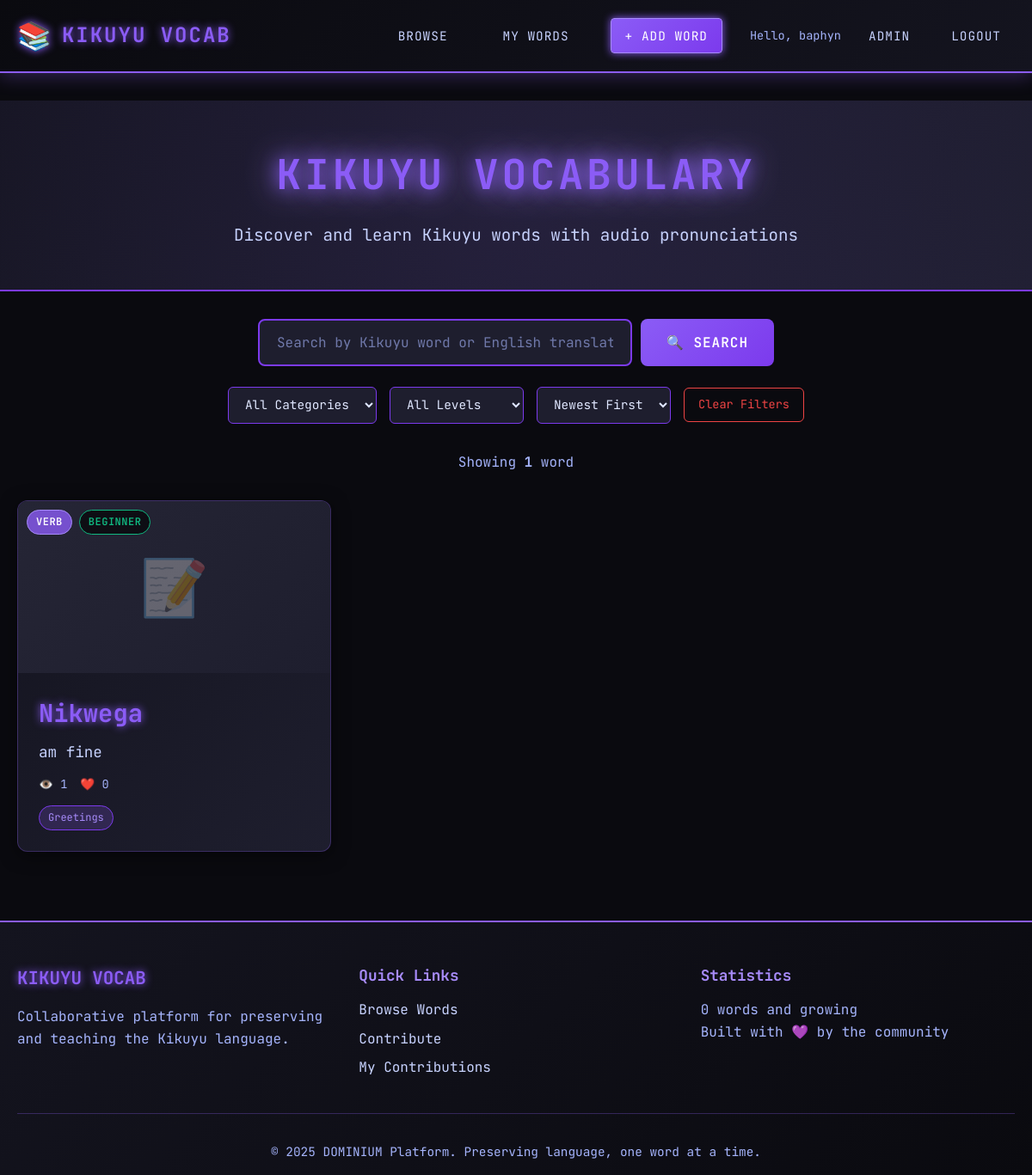
The page /vocab/category/verb/ (signed in) on the database its author committed.
### vocab/models.py (models this page shows, shortened)
class Vocab(models.Model):
    LANGUAGE_CHOICES = [
        ('kikuyu', 'Kikuyu'),
        ('english', 'English'),
        ('swahili', 'Swahili'),
    ]
    STATUS_CHOICES = [
        ('pending', '⏳ Pending Review'),
        ('approved', '✅ Approved'),
        ('rejected', '❌ Rejected'),
    ]
    DIFFICULTY_CHOICES = [
        ('beginner', 'Beginner'),
        ('intermediate', 'Intermediate'),
        ('advanced', 'Advanced'),
    ]
    word = models.CharField(
        max_length=100,
        db_index=True,    # Index for faster searches
        help_text="The word in its native language"
    )
    translation = models.CharField(
        max_length=100,
        db_index=True,
        help_text="English translation"
    )
    language = models.CharField(
        max_length=20,
        choices=LANGUAGE_CHOICES,
        default='kikuyu',
        db_index=True
    )
    category = models.ForeignKey(
        Category,
        on_delete=models.SET_NULL,
        null=True,
        blank=True,
        related_name='vocab_entries',
        help_text="Primary category (Noun, Verb, etc.)"
    )
    tags = models.ManyToManyField(
        Tag,
        blank=True,
        related_name='vocab_entries',
        help_text="Contextual tags (food, family, travel, etc.)"
    )
    difficulty = models.CharField(
        max_length=20,
        choices=DIFFICULTY_CHOICES,
        default='beginner',
        help_text="Difficulty level for learners"
    )
    example_sentence = models.TextField(
        blank=True,
        help_text="Example sentence using this word (in native language)"
    )
    example_translation = models.TextField(
        blank=True,
        help_text="English translation of example sentence"
    )
    pronunciation_guide = models.CharField(
        max_length=200,
        blank=True,
        help_text="Written pronunciation guide (e.g., 'moo-n-doo')"
    )
    notes = models.TextField(
        blank=True,
        help_text="Additional notes, context, or cultural info"
    )
    audio = models.FileField(
        upload_to='vocab_audio/%Y/%m',
        blank=True,
        null=True,
        validators=[
            FileExtensionValidator(
                allowed_extensions=['mp3', 'wav' ,'ogg', 'm4a']
            )
        ],
        help_text="Audio pronunciation (MP3, WAV, OGG, M4A)"
    )
    image = models.ImageField(
        upload_to='vocab_images/%Y/%m',
        blank=True,
        null=True,
        help_text="Visual context (optional)"
    )
    status = models.CharField(
        max_length=20,
        choices=STATUS_CHOICES,
        default='pending',
        db_index=True,
        help_text="Approval status (pending/approved/rejected)"
    )
    rejection_reason = models.TextField(
        blank=True,
        help_text="Admin notes on why entry was rejected"
    )
    user = models.ForeignKey(
        User,
        on_delete=models.CASCADE,
        related_name='vocabs',
        help_text="User who contributed this word"
    )
    reviewed_by = models.ForeignKey(
        User,
        on_delete=models.SET_NULL,
        null=True,
        blank=True,
        related_name='reviewed_vocabs',
        help_text="Admin who approved/rejected this entry"
    )
    favorites = models.ManyToManyField(
        User,
        related_name='favorite_vocabs',
        blank=True,
        help_text="Users who favorited this word"
    )
    view_count = models.PositiveIntegerField(
        default=0,
        help_text="Number of times this word was viewed"
    )
    created_at = models.DateTimeField(
        auto_now_add=True,
        help_text="When this entry was created"
    )
    updated_at = models.DateTimeField(
        auto_now=True,
        help_text="Last modification time"
    )
    reviewed_at = models.DateTimeField(
        null=True,
        blank=True,
        help_text="When admin reviewed this entry"
    )
    class Meta:
        ordering = ['-created_at']
        verbose_name = "Vocabulary Entry"
        verbose_name_plural = "Vocabulary Entries"
        unique_together = [['word', 'language']]
        indexes = [
            models.Index(fields=['status', 'language']),
            models.Index(fields=['-created_at']),
            models.Index(fields=['word', 'translation']),
        ]
    def favorite_count(self):
        return self.comments.count()

class Category(models.Model):
    name = models.CharField(
        max_length=50,
        unique=True,
        help_text="Category name (e.g., 'Noun', 'Verb')"
    )
    slug = models.SlugField(
        max_length=50,
        unique=True,
        blank=True,
        help_text="URL-friendly version (auto-generated)"
    )
    description = models.TextField(
        blank=True,
        help_text="Brief description of this category"
    )
    icon = models.CharField(
        max_length=50,
        blank=True,
        help_text="Emoji or icon for UI display"
    )
    class Meta:
        verbose_name_plural = "Categories"
        ordering = ['name']

class Tag(models.Model):
    name = models.CharField(
        max_length=50,
        unique=True
    )
    slug = models.SlugField(
        max_length=50,
        unique=True,
        blank=True
    )
    created_at = models.DateTimeField(auto_now_add=True)
    class Meta:
        ordering = ['name']

### vocab/views.py (the view)
# urls.py: path('category/<slug:slug>/', views.CategoryVocabListView.as_view(), name='vocab-category'),
class CategoryVocabListView(ListView):
    model = Vocab
    template_name = 'vocab/category_vocab_list.html'
    context_object_name = 'vocabs'
    paginate_by = 20
    def get_queryset(self):
        self.category = get_object_or_404(Category, slug=self.kwargs['slug'])
        return Vocab.objects.filter(
            category=self.category,
            status='approved'
        ).select_related('user').order_by('-created_at')
    def get_context_data(self, **kwargs):
        context = super().get_context_data(**kwargs)
        context['category'] = self.category
        context['word_count'] = self.get_queryset().count()
        return context

### vocab/templates/vocab/vocab_list.html (shortened to what this page needs)
{% extends 'vocab/base.html' %}
{% block content %}
<div class="hero-section">
    <div class="container">
        <h1 class="hero-title">Kikuyu Vocabulary</h1>
        <p class="hero-subtitle">Discover and learn {{ total_words }} Kikuyu words with audio pronunciations</p>
    </div>
</div>
<div class="container">
    <div class="search-filter-section">
        <form method="GET" action="{% url 'vocab-list' %}" class="search-form">
            <div class="search-input-group">
                <input
                    type="text"
                    name="q"
                    placeholder="Search by Kikuyu word or English translation..."
                    value="{{ search_query }}"
                    class="search-input"
                    autofocus
                >
                <button type="submit" class="search-btn">
                    🔍 Search
                </button>
            </div>
        </form>
        <div class="filters">
            <form method="GET" action="{% url 'vocab-list' %}" class="filter-form">
                <select name="category" class="filter-select" onchange="this.form.submit()">
                    <option value="">All Categories</option>
                </select>
                <select name="difficulty" class="filter-select" onchange="this.form.submit()">
                    <option value="">All Levels</option>
                </select>
                <select name="sort" class="filter-select" onchange="this.form.submit()">
                    <option value="-created_at" {% if active_sort == '-created_at' %}selected{% endif %}>Newest First</option>
                </select>
                {% if search_query or active_category or active_difficulty or active_sort != '-created_at' %}
                    <a href="{% url 'vocab-list' %}" class="clear-filters">Clear Filters</a>
                {% endif %}
            </form>
        </div>
    </div>
    <div class="results-info">
        <p>Showing <strong>{{ page_obj.paginator.count }}</strong> word{{ page_obj.paginator.count|pluralize }}</p>
    </div>
    {% if vocabs %}
        <div class="vocab-grid">
            {% for vocab in vocabs %}
                <div class="vocab-card">
                    <a href="{% url 'vocab-detail' vocab.pk %}" class="vocab-card-link">
                        <div class="vocab-card-image">
                            {% if vocab.image %}
                                <img src="{{ vocab.image.url }}" alt="{{ vocab.word }}">
                            {% else %}
                                <div class="vocab-card-placeholder">
                                    <span class="placeholder-icon">📝</span>
                                </div>
                            {% endif %}
                            <div class="vocab-card-badges">
                                <span class="badge badge-category">{{ vocab.category.icon }} {{ vocab.category.name }}</span>
                                <span class="badge badge-difficulty badge-{{ vocab.difficulty }}">{{ vocab.difficulty }}</span>
                            </div>
                        </div>
                        <div class="vocab-card-content">
                            <h3 class="vocab-word">{{ vocab.word }}</h3>
                            <p class="vocab-translation">{{ vocab.translation }}</p>
                            <div class="vocab-card-meta">
                                <span class="meta-text">👁️ {{ vocab.view_count }}</span>
                                <span class="meta-text">❤️ {{ vocab.favorite_count }}</span>
                            </div>
                            {% if vocab.tags.all %}
                                <div class="vocab-tags">
                                    {% for tag in vocab.tags.all|slice:":3" %}
                                        <span class="tag">{{ tag.name }}</span>
                                    {% endfor %}
                                </div>
                            {% endif %}
                        </div>
                    </a>
                </div>
            {% endfor %}
        </div>
    {% endif %}
</div>
{% endblock %}

### vocab/templates/vocab/base.html (shortened to what this page needs)
{% load static %}
<!DOCTYPE html>
<html lang="en">
<head>
    <link rel="stylesheet" href="{% static 'vocab/vocab.css' %}">
</head>
<body>
    <nav class="navbar">
        <div class="container">
            <div class="nav-brand">
                <a href="{% url 'vocab-list' %}" class="logo">
                    <span class="logo-icon">📚</span>
                    <span class="logo-text">KIKUYU VOCAB</span>
                </a>
            </div>
            <div class="nav-links">
                <a href="{% url 'vocab-list' %}" class="nav-link {% if request.resolver_match.url_name == 'vocab-list' %}active{% endif %}">
                    Browse
                </a>
                {% if user.is_authenticated %}
                    <a href="{% url 'my-vocab' %}" class="nav-link {% if request.resolver_match.url_name == 'my-vocab' %}active{% endif %}">
                        My Words
                    </a>
                    <a href="{% url 'vocab-create' %}" class="nav-link btn-primary">
                        + Add Word
                    </a>
                    <div class="nav-user">
                        <span class="user-greeting">Hello, {{ user.username }}</span>
                        {% if user.is_staff %}
                            <a href="{% url 'admin:index' %}" class="nav-link" target="_blank">Admin</a>
                        {% endif %}
                        <a href="/blog/logout/" class="nav-link">Logout</a>
                    </div>
                {% else %}
                    <a href="/blog/login/" class="nav-link">Login</a>
                {% endif %}
            </div>
        </div>
    </nav>
    <main class="main-content">
        {% block content %}{% endblock %}
    </main>
    <footer class="footer">
        <div class="container">
            <div class="footer-content">
                <div class="footer-section">
                    <h3>KIKUYU VOCAB</h3>
                    <p>Collaborative platform for preserving and teaching the Kikuyu language.</p>
                </div>
                <div class="footer-section">
                    <h4>Quick Links</h4>
                    <ul>
                        <li><a href="{% url 'vocab-list' %}">Browse Words</a></li>
                        {% if user.is_authenticated %}
                            <li><a href="{% url 'vocab-create' %}">Contribute</a></li>
                            <li><a href="{% url 'my-vocab' %}">My Contributions</a></li>
                        {% endif %}
                    </ul>
                </div>
                <div class="footer-section">
                    <h4>Statistics</h4>
                    <p>{{ total_words|default:0 }} words and growing</p>
                    <p>Built with 💜 by the community</p>
                </div>
            </div>
            <div class="footer-bottom">
                <p>&copy; 2025 DOMINIUM Platform. Preserving language, one word at a time.</p>
            </div>
        </div>
    </footer>
</body>
</html>

### rows shown on the page
Vocab: category.name "VERB", difficulty "BEGINNER", word "Nikwega", translation "am fine", view_count "1", favorite_count "0"
Tag: name "Greetings"

### other values the page prints
{{ user.username }} "baphyn"
{{ page_obj.paginator.count }} "1"
{{ total_words|default:0 }} "0"
